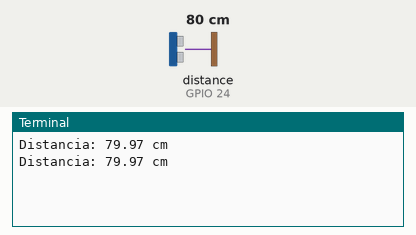
This program was run on a simulated Raspberry Pi (BCM pin numbers). Shown: the last lines printed to the terminal. The inputs (shaded band) are chosen by the test bench; at power-on: distance to the obstacle (sensor on GPIO 24) 80 cm. The echo pulse lasts 58.3 µs per cm; the clock reads 2024-03-15 10:24:30 at power-on unless the program sets it.

Above: at 1.2 s.
1.3 s: distance to the obstacle (sensor on GPIO 24) set to 2 cm
At 2.6 s:
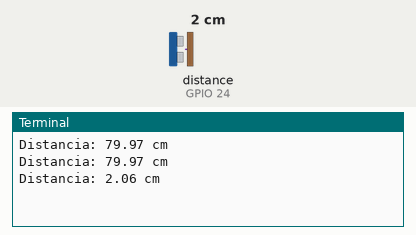
2.8 s: distance to the obstacle (sensor on GPIO 24) set to 4 cm
At 3.5 s:
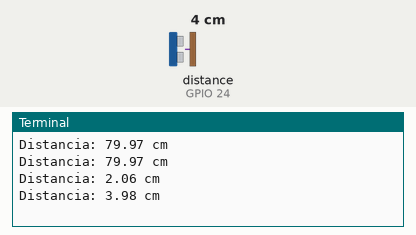
Timing chart, 0 to 5.8 s (numbered marks = the images above; inputs shaded):
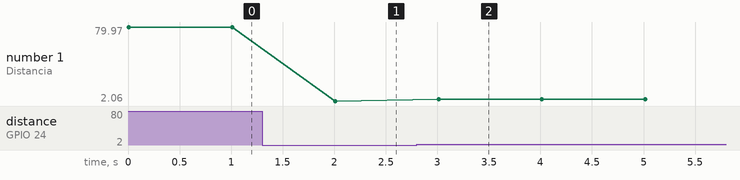

Measured:
- after the input at 1.3 s, the terminal: prints a new line after 0.71 s (image 1)
- after the input at 2.8 s, the terminal: prints a new line after 0.21 s (image 2)
- plotted number 1: 79.97 → 2.06 after the input at 1.3 s, 2.06 → 3.98 after the input at 2.8 s

The program:

sensor.py
```python
import RPi.GPIO as GPIO
import time

# Configuración de pines GPIO
TRIG = 23
ECHO = 24

# Configuración inicial de GPIO
GPIO.setmode(GPIO.BCM)
GPIO.setwarnings(False)  # Desactiva las advertencias sobre pines ya configurados
GPIO.setup(TRIG, GPIO.OUT)
GPIO.setup(ECHO, GPIO.IN)


def get_distance() :
    """Mide la distancia usando el HC-SR04."""
    try :
        # Enviar pulso de disparo
        GPIO.output(TRIG, True)
        time.sleep(0.00001)
        GPIO.output(TRIG, False)

        # Medir tiempo de respuesta
        start_time = time.time()
        stop_time = time.time()

        # Esperar a que ECHO se ponga en alto
        while GPIO.input(ECHO) == 0 :
            start_time = time.time()

        # Esperar a que ECHO vuelva a bajo
        while GPIO.input(ECHO) == 1 :
            stop_time = time.time()

        # Calcular distancia
        elapsed_time = stop_time - start_time
        distance = (elapsed_time * 34300) / 2
        return round(distance, 2)

    except RuntimeError as e :
        print(f"Error al medir la distancia: {e}")
        return None


def cleanup_gpio() :
    """Limpia los pines GPIO."""
    GPIO.cleanup()


if __name__ == "__main__" :
    try :
        while True :
            dist = get_distance()
            if dist is not None :
                print(f"Distancia: {dist} cm")
            time.sleep(1)
    except KeyboardInterrupt :
        print("\nFinalizando el programa.")
    finally :
        cleanup_gpio()
```
